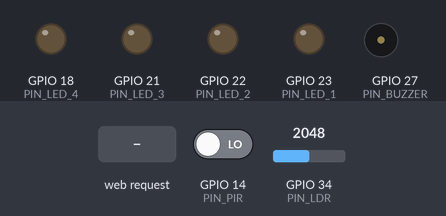
Simulated run of this sketch. Board: ESP32. Shown: output pins drawn as LEDs (lit = HIGH), buzzer (waves = sounding, pin HIGH). The test bench sets the inputs (shaded band); at power-on: GPIO 14 (PIN_PIR) LOW, GPIO 34 (PIN_LDR) = 2048. WiFi joins after 1.5 s; servers stay silent unless stated; uploads are accepted with an empty reply; what the sketch prints to the serial monitor is not drawn.

Above: at 3.4 s.
3.5 s: HTTP request GET /led/1/on received
At 4.7 s:
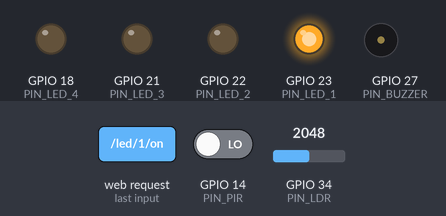
5.0 s: HTTP request GET /led/2/on received
At 6.1 s:
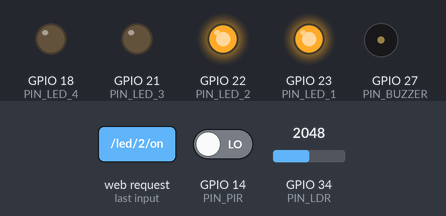
6.5 s: HTTP request GET /led/1/off received
At 7.2 s:
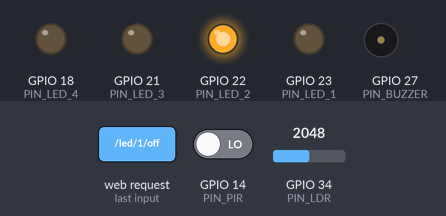
8.0 s: HTTP request GET /led/3/on received
At 8.4 s:
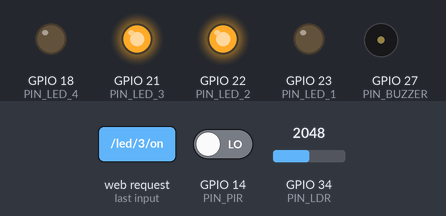
9.5 s: HTTP request GET /led/2/off received
At 10.7 s:
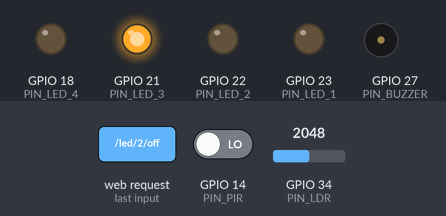
Timing chart, 0 to 12.5 s (numbered marks = the images above; inputs shaded):
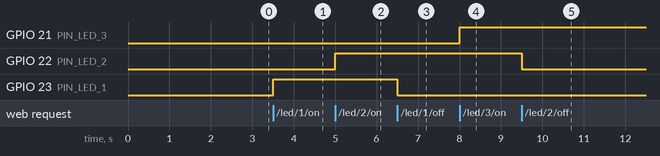

The sketch:

aurora_esp32.ino
```cpp
#include <WiFi.h>
#include <WebServer.h>
#include <HTTPClient.h>
#include "config.h"

// ============================================================
// Estado global
// ============================================================
WebServer server(80);

bool ledState[4]  = {false, false, false, false};
bool buzzerState  = false;

const int LED_PINS[4] = {PIN_LED_1, PIN_LED_2, PIN_LED_3, PIN_LED_4};

volatile bool pirTriggered = false;
unsigned long lastPirTrigger = 0;
unsigned long lastLdrRead    = 0;

// ============================================================
// ISR do PIR — chamada quando o pino OUT muda para HIGH
// ============================================================
void IRAM_ATTR onPirDetected() {
  unsigned long now = millis();
  if (now - lastPirTrigger > PIR_COOLDOWN_MS) {
    pirTriggered  = true;
    lastPirTrigger = now;
  }
}

// ============================================================
// Helpers HTTP de saída (ESP32 → microserviços)
// ============================================================
void postDeviceMotion() {
  if (WiFi.status() != WL_CONNECTED) return;

  HTTPClient http;
  String url = String(SENSORS_SERVICE_URL) + "/sensors/device/" + SENSOR_PIR_ID + "/motion";

  http.begin(url);
  http.addHeader("Content-Type", "application/json");
  http.addHeader("X-Device-Key", DEVICE_API_KEY);

  int code = http.POST("{}");
  if (code > 0) {
    Serial.printf("[PIR] Motion event sent → HTTP %d\n", code);
  } else {
    Serial.printf("[PIR] Motion event FAILED: %s\n", http.errorToString(code).c_str());
  }
  http.end();
}

void postLdrReading(int rawValue) {
  if (WiFi.status() != WL_CONNECTED) return;

  float percent = map(rawValue, 0, 4095, 100, 0);  // 0 = escuro, 100 = claro

  HTTPClient http;
  String url = String(SENSORS_SERVICE_URL) + "/sensors/device/" + SENSOR_LDR_ID + "/light";

  http.begin(url);
  http.addHeader("Content-Type", "application/json");
  http.addHeader("X-Device-Key", DEVICE_API_KEY);

  String body = "{\"value\":" + String(percent, 1) + ",\"raw\":" + String(rawValue) + "}";
  int code = http.POST(body);
  if (code > 0) {
    Serial.printf("[LDR] Light level %.1f%% sent → HTTP %d\n", percent, code);
  } else {
    Serial.printf("[LDR] Light level FAILED: %s\n", http.errorToString(code).c_str());
  }
  http.end();
}

// ============================================================
// Handlers HTTP de entrada (microserviços → ESP32)
// ============================================================
void handleHealth() {
  String body = "{\"status\":\"ok\",\"leds\":[";
  for (int i = 0; i < 4; i++) {
    body += ledState[i] ? "true" : "false";
    if (i < 3) body += ",";
  }
  body += "],\"buzzer\":";
  body += buzzerState ? "true" : "false";
  body += ",\"ip\":\"" + WiFi.localIP().toString() + "\"}";
  server.send(200, "application/json", body);
}

// Handlers genéricos por índice (0-based internamente, 1-based na URL)
void handleLedOn(int idx) {
  ledState[idx] = true;
  digitalWrite(LED_PINS[idx], HIGH);
  server.send(200, "application/json", "{\"status\":\"on\"}");
  Serial.printf("[LED %d] Ligado via HTTP\n", idx + 1);
}

void handleLedOff(int idx) {
  ledState[idx] = false;
  digitalWrite(LED_PINS[idx], LOW);
  server.send(200, "application/json", "{\"status\":\"off\"}");
  Serial.printf("[LED %d] Desligado via HTTP\n", idx + 1);
}

void handleLedStatus(int idx) {
  String body = "{\"status\":\"";
  body += ledState[idx] ? "on" : "off";
  body += "\"}";
  server.send(200, "application/json", body);
}

// Wrappers por LED para o WebServer
void handleLed1On()     { handleLedOn(0); }
void handleLed1Off()    { handleLedOff(0); }
void handleLed1Status() { handleLedStatus(0); }
void handleLed2On()     { handleLedOn(1); }
void handleLed2Off()    { handleLedOff(1); }
void handleLed2Status() { handleLedStatus(1); }
void handleLed3On()     { handleLedOn(2); }
void handleLed3Off()    { handleLedOff(2); }
void handleLed3Status() { handleLedStatus(2); }
void handleLed4On()     { handleLedOn(3); }
void handleLed4Off()    { handleLedOff(3); }
void handleLed4Status() { handleLedStatus(3); }

void handleBuzzerOn() {
  buzzerState = true;
  digitalWrite(PIN_BUZZER, HIGH);
  server.send(200, "application/json", "{\"status\":\"on\"}");
  Serial.println("[BUZZER] Acionado via HTTP");
}

void handleBuzzerOff() {
  buzzerState = false;
  digitalWrite(PIN_BUZZER, LOW);
  server.send(200, "application/json", "{\"status\":\"off\"}");
  Serial.println("[BUZZER] Desligado via HTTP");
}

void handleBuzzerStatus() {
  String body = "{\"status\":\"";
  body += buzzerState ? "on" : "off";
  body += "\"}";
  server.send(200, "application/json", body);
}

void handleNotFound() {
  server.send(404, "application/json", "{\"error\":\"not found\"}");
}

// ============================================================
// Registro do ESP32 no lighting-service
// ============================================================
void registerDevice() {
  if (WiFi.status() != WL_CONNECTED) return;

  HTTPClient http;
  String url = String(LIGHTING_SERVICE_URL) + "/devices/register";

  http.begin(url);
  http.addHeader("Content-Type", "application/json");
  http.addHeader("X-Device-Key", DEVICE_API_KEY);

  String ip = WiFi.localIP().toString();
  String body = "{\"device_id\":\"esp32-main\",\"ip\":\"" + ip + "\",\"port\":80}";

  int code = http.POST(body);
  if (code > 0) {
    Serial.printf("[INIT] Dispositivo registrado no lighting-service → HTTP %d\n", code);
  } else {
    Serial.printf("[INIT] Registro no lighting-service falhou: %s\n", http.errorToString(code).c_str());
  }
  http.end();
}

// ============================================================
// Setup
// ============================================================
void setup() {
  Serial.begin(115200);
  delay(500);

  // Configurar pinos
  for (int i = 0; i < 4; i++) {
    pinMode(LED_PINS[i], OUTPUT);
    digitalWrite(LED_PINS[i], LOW);
  }
  pinMode(PIN_BUZZER, OUTPUT);
  pinMode(PIN_PIR,    INPUT);
  // PIN_LDR é analógico — não precisa de pinMode

  digitalWrite(PIN_BUZZER, LOW);

  // Conectar ao Wi-Fi
  Serial.printf("\n[INIT] Conectando em %s", WIFI_SSID);
  WiFi.begin(WIFI_SSID, WIFI_PASSWORD);
  while (WiFi.status() != WL_CONNECTED) {
    delay(500);
    Serial.print(".");
  }
  Serial.println();
  Serial.printf("[INIT] Wi-Fi conectado! IP: %s\n", WiFi.localIP().toString().c_str());

  // Configurar interrupção do PIR
  attachInterrupt(digitalPinToInterrupt(PIN_PIR), onPirDetected, RISING);
  Serial.printf("[INIT] PIR ativo no GPIO %d\n", PIN_PIR);

  // Registrar rotas HTTP
  server.on("/health",          HTTP_GET, handleHealth);
  server.on("/led/1/on",        HTTP_GET, handleLed1On);
  server.on("/led/1/off",       HTTP_GET, handleLed1Off);
  server.on("/led/1/status",    HTTP_GET, handleLed1Status);
  server.on("/led/2/on",        HTTP_GET, handleLed2On);
  server.on("/led/2/off",       HTTP_GET, handleLed2Off);
  server.on("/led/2/status",    HTTP_GET, handleLed2Status);
  server.on("/led/3/on",        HTTP_GET, handleLed3On);
  server.on("/led/3/off",       HTTP_GET, handleLed3Off);
  server.on("/led/3/status",    HTTP_GET, handleLed3Status);
  server.on("/led/4/on",        HTTP_GET, handleLed4On);
  server.on("/led/4/off",       HTTP_GET, handleLed4Off);
  server.on("/led/4/status",    HTTP_GET, handleLed4Status);
  server.on("/buzzer/on",       HTTP_GET, handleBuzzerOn);
  server.on("/buzzer/off",      HTTP_GET, handleBuzzerOff);
  server.on("/buzzer/status",   HTTP_GET, handleBuzzerStatus);
  server.onNotFound(handleNotFound);

  server.begin();
  Serial.println("[INIT] Servidor HTTP iniciado na porta 80");

  // Task de sensores no core 0 (WebServer roda no core 1 via loop)
  xTaskCreatePinnedToCore(sensorTask, "sensorTask", 8192, NULL, 1, NULL, 0);

  // Registrar dispositivo nos serviços
  registerDevice();

  Serial.println("[INIT] Aurora ESP32 pronto!");
  Serial.println("  GET /led/1/on      → liga LED 1 (GPIO 23)");
  Serial.println("  GET /led/1/off     → desliga LED 1");
  Serial.println("  GET /led/2/on      → liga LED 2 (GPIO 22)");
  Serial.println("  GET /led/2/off     → desliga LED 2");
  Serial.println("  GET /led/3/on      → liga LED 3 (GPIO 21)");
  Serial.println("  GET /led/3/off     → desliga LED 3");
  Serial.println("  GET /buzzer/on     → liga buzzer");
  Serial.println("  GET /buzzer/off    → desliga buzzer");
  Serial.println("  GET /health        → status do dispositivo");
}

// ============================================================
// Task FreeRTOS — HTTP de saída (PIR + LDR)
// Roda no core 0, liberando o core 1 para o WebServer
// ============================================================
void sensorTask(void* param) {
  for (;;) {
    if (pirTriggered) {
      pirTriggered = false;
      Serial.println("[PIR] Movimento detectado!");
      postDeviceMotion();
    }

    unsigned long now = millis();
    if (now - lastLdrRead >= LDR_READ_INTERVAL_MS) {
      lastLdrRead = now;
      int raw = analogRead(PIN_LDR);
      Serial.printf("[LDR] Leitura bruta: %d\n", raw);
      postLdrReading(raw);
    }

    vTaskDelay(10 / portTICK_PERIOD_MS);
  }
}

// ============================================================
// Loop principal — apenas WebServer (não bloqueia mais)
// ============================================================
void loop() {
  server.handleClient();
  delay(1);
}
```

config.example.h
```cpp
#pragma once

#define WIFI_SSID       "SEU_SSID_AQUI"
#define WIFI_PASSWORD   "SUA_SENHA_AQUI"

// ============================================================
// Endereço IP do computador onde os serviços estão rodando
// ============================================================
#define SENSORS_SERVICE_URL   "http://IP_DO_SERVIDOR/api/sensors"
#define LIGHTING_SERVICE_URL  "http://IP_DO_SERVIDOR/api/lighting"

#define DEVICE_API_KEY  "KEY_DO_SEU_DISPOSITIVO"

#define SENSOR_PIR_ID  "esp32-pir-001"
#define SENSOR_LDR_ID  "esp32-ldr-001"

// ============================================================
// Pinos GPIO
// ============================================================
#define PIN_LED_1   23   // LED 1 — Sala de Estar (resistor em série)
#define PIN_LED_2   22   // LED 2 — Corredor (resistor em série)
#define PIN_LED_3   21   // LED 3 — Garagem (resistor em série)
#define PIN_LED_4   18   // LED 4 — Banheiro (resistor em série)
#define PIN_PIR     14   // Saída OUT do HC-SR501
#define PIN_BUZZER  27   // Pino + do buzzer ativo
#define PIN_LDR     34   // Divisor de tensão com LDR (ADC)

// ============================================================
// Configurações de comportamento
// ============================================================
#define LDR_READ_INTERVAL_MS   2000   // Leitura do LDR a cada 2 segundos
#define PIR_COOLDOWN_MS        3000   // Ignora novos triggers por 3s após detectar
#define BUZZER_DURATION_MS     3000   // Duração do alarme ao detectar movimento
```

Measured:
- after the input at 3.5 s, GPIO 23 (PIN_LED_1): LOW → HIGH at once
- after the input at 5.0 s, GPIO 22 (PIN_LED_2): LOW → HIGH at once
- after the input at 6.5 s, GPIO 23 (PIN_LED_1): HIGH → LOW at once
- after the input at 8.0 s, GPIO 21 (PIN_LED_3): LOW → HIGH at once
- after the input at 9.5 s, GPIO 22 (PIN_LED_2): HIGH → LOW at once
